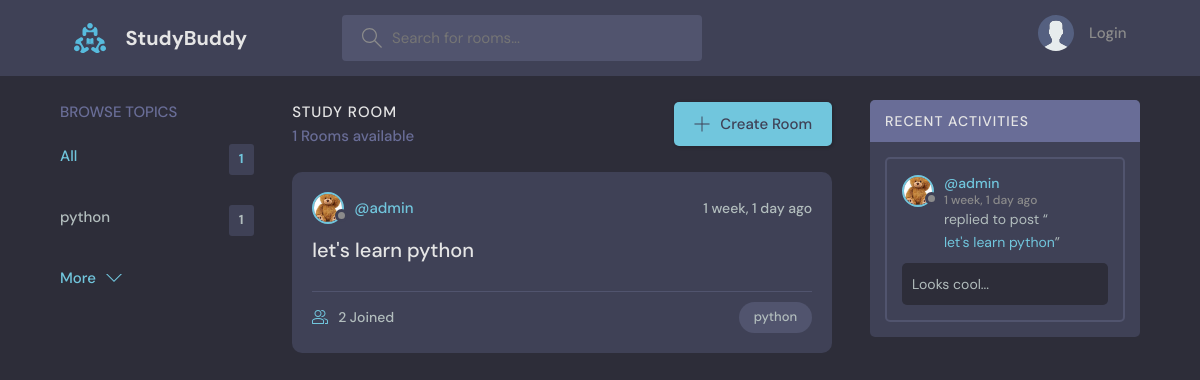
/rooms/, run on the app's committed database.
### base/models.py (models this page shows)
class Topic(models.Model):
    name = models.CharField(max_length=255)
    def __str__(self):
        return self.name

class Room(models.Model):
    host = models.ForeignKey(User, on_delete=models.SET_NULL, null=True)
    topic = models.ForeignKey(Topic, on_delete=models.SET_NULL, null=True)
    name = models.CharField(max_length=255)
    description = models.TextField(null=True, blank=True)
    members = models.ManyToManyField(User, related_name='members', blank=True)
    updated = models.DateTimeField(auto_now=True)
    created = models.DateTimeField(auto_now_add=True)
    class Meta:
        ordering = ['-updated', '-created']
    def __str__(self):
        return self.name

class User(AbstractUser):
    name = models.CharField(max_length=200, null=True)
    email = models.EmailField(unique=True, null=True)
    bio = models.TextField(null=True)
    avatar = models.ImageField(null=True, default="avatar.svg")
    USERNAME_FIELD = 'email'
    REQUIRED_FIELDS = []
    def __str__(self):
        return self.username

class RoomMessage(models.Model):
    user = models.ForeignKey(User, on_delete=models.CASCADE)
    room = models.ForeignKey(Room, on_delete=models.CASCADE)
    text = models.TextField()
    updated = models.DateTimeField(auto_now=True)
    created = models.DateTimeField(auto_now_add=True)
    class Meta:
        ordering = ['-updated', '-created']
    def __str__(self):
        return self.text[:50] + '...'

### base/views.py (the view)
# urls.py: path('rooms/', view.get_rooms),
def rooms(request):
    search = request.GET.get('search', '')
    if search:
        room_list = Room.objects.filter(
            Q(topic__name__icontains=search) |
            Q(name__icontains=search) |
            Q(description__icontains=search)
        )
    else:
        room_list = Room.objects.all()
    topics = Topic.objects.all()[:5]
    room_messages = RoomMessage.objects.filter(Q(room__name__icontains=search) | Q(room__topic__name__icontains=search))
    return render(request, 'base/new_rooms.html', {
        'rooms': room_list,
        'topics': topics,
        'search': search,
        'room_messages': room_messages,
    })

### base/templates/base/new_rooms.html (shortened to what this page needs)
{% extends 'layout.html' %}
{% load static %}
{% block content %}
    <main class="layout layout--3">
      <div class="container">
        {% include 'base/topics_component.html'%}
        <div class="roomList">
          <div class="roomList__header">
            <div>
              <h2>Study Room</h2>
              <p>{{ rooms.count }} Rooms available</p>
            </div>
            <a class="btn btn--main" href="{% url 'base:create' %}">
              <svg version="1.1" xmlns="http://www.w3.org/2000/svg" width="32" height="32" viewBox="0 0 32 32">
                <title>add</title>
                <path
                  d="M16.943 0.943h-1.885v14.115h-14.115v1.885h14.115v14.115h1.885v-14.115h14.115v-1.885h-14.115v-14.115z"
                ></path>
              </svg>
              Create Room
            </a>
          </div>
          {% include 'base/rooms_component.html'%}
        </div>
        {% include 'base/activity_component.html'%}
      </div>
    </main>
{% endblock %}

### base/templates/base/topics_component.html
<div class="topics">
    <div class="topics__header">
        <h2>Browse Topics</h2>
    </div>
    <ul class="topics__list">
        <li>
            <a href="{% url 'base:rooms' %}" class="active">All <span>{{ topics.count }}</span></a>
        </li>
        {% for topic in topics %}
        <li>
            <a href="{% url 'base:rooms' %}?search={{topic}}">{{ topic }} <span>{{ topic.room_set.all.count }}</span></a>
        </li>
        {% endfor %}
    </ul>
    <a class="btn btn--link" href="{% url 'base:topic' %}">
        More
        <svg version="1.1" xmlns="http://www.w3.org/2000/svg" width="32" height="32" viewBox="0 0 32 32">
            <title>chevron-down</title>
            <path d="M16 21l-13-13h-3l16 16 16-16h-3l-13 13z"></path>
        </svg>
    </a>
</div>

### base/templates/base/rooms_component.html (shortened to what this page needs)
{% for room in rooms %}
<div class="roomListRoom">
            <div class="roomListRoom__header">
              <a href="{% url 'base:profile' room.host.id %}" class="roomListRoom__author">
                <div class="avatar avatar--small">
                  <img src="{{room.host.avatar.url}}" />
                </div>
                <span>@{{ room.host.username }}</span>
              </a>
              <div class="roomListRoom__actions">
                <span>{{ room.created|timesince }} ago</span>
              </div>
            </div>
            <div class="roomListRoom__content">
              <a href="{% url 'base:room' room.id %}">{{ room.name }}</a>
            </div>
            <div class="roomListRoom__meta">
              <a href="{% url 'base:room' room.id %}" class="roomListRoom__joined">
                {{ room.members.all.count }} Joined
              </a>
              <p class="roomListRoom__topic">{{ room.topic }}</p>
            </div>
          </div>
{% endfor %}

### base/templates/base/activity_component.html (shortened to what this page needs)
<div class="activities">
    <div class="activities__header">
        <h2>Recent Activities</h2>
    </div>
    {% for msg in room_messages%}
    <div class="activities__box">
        <div class="activities__boxHeader roomListRoom__header">
            <a href="{% url 'base:profile' msg.user.id %}" class="roomListRoom__author">
                <div class="avatar avatar--small">
                    <img src="{{msg.user.avatar.url}}"/>
                </div>
                <p>
                    @{{ msg.user }}
                    <span>{{ msg.created|timesince }} ago</span>
                </p>
            </a>
        </div>
        <div class="activities__boxContent">
            <p>replied to post “<a href="{% url 'base:room' msg.room.id %}">{{ msg.room }}</a>”</p>
            <div class="activities__boxRoomContent">
                {{ msg }}
            </div>
        </div>
    </div>
    {%endfor%}
</div>

### data on the page
Topic: name "python", room_set.all.count "1"
Room: host.avatar (picture), host.username "admin", created "1 week, 1 day", name "let's learn python", members.all.count "2", topic "python"
RoomMessage: user.avatar (picture), user "admin", created "1 week, 1 day", room "let's learn python", text "Looks cool..."

### other printed values
{{ topics.count }} "1"
{{ rooms.count }} "1"
